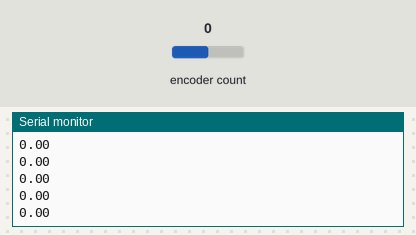
This sketch was run on a simulated ESP32. Shown: the last lines printed to the serial monitor. The inputs (shaded band) are chosen by the test bench; at power-on: encoder count 0.

Above: at 1.2 s.
1.3 s: encoder count set to 1
At 1.32 s:
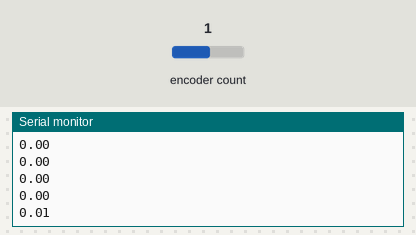
2.8 s: encoder count set to 5
At 2.82 s:
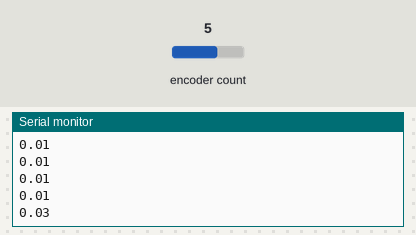
Timing chart, 0 to 5.8 s (numbered marks = the images above; inputs shaded):
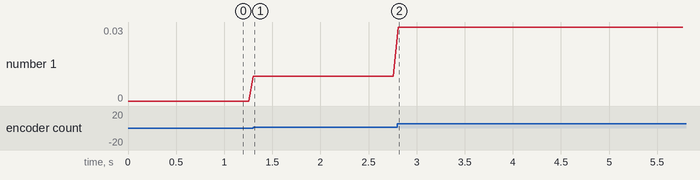

Measured:
- after the input at 1.3 s, the serial monitor: prints a new line at once (image 1)
- after the input at 2.8 s, the serial monitor: prints a new line at once (image 2)
- plotted number 1: 0 → 0.01 after the input at 1.3 s, 0.01 → 0.03 after the input at 2.8 s

The sketch:

EncoderTest.ino
```cpp
#include <ESP32Encoder.h>

#define pinA 18
#define pinB 5

const int ENCODER_CPR = 1024;

ESP32Encoder encoder;

void setup () {
  encoder.attachHalfQuad(pinA, pinB);
  encoder.setCount(0);
  Serial.begin(115200);
}

void loop () {
  long newPosition = encoder.getCount();
  Serial.println((double)(newPosition*M_PI)/ENCODER_CPR);
  delay(50);
}
```
